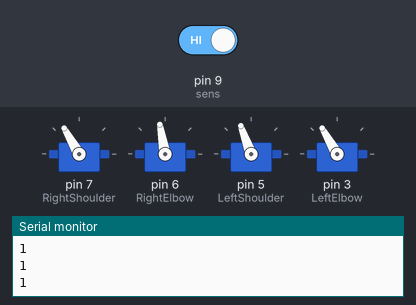
Bench run of a sketch on a simulated Arduino Uno, built with avr-gcc and run on an emulated ATmega328P. Shown: 4 × servo, the last lines printed to the serial monitor. The test bench sets the inputs (shaded band); at power-on: pin 9 (sens) HIGH.

Above: at 1.2 s.
1.3 s: pin 9 (sens) driven LOW
At 1.87 s:
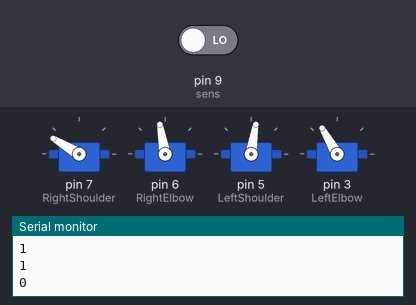
At 4.5 s:
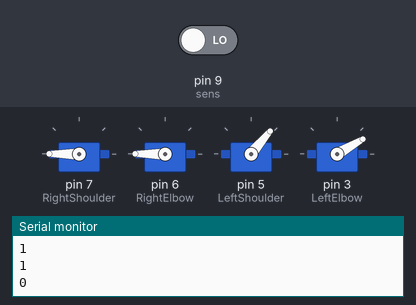
Timing chart, 0 to 16.3 s (numbered marks = the images above; inputs shaded):
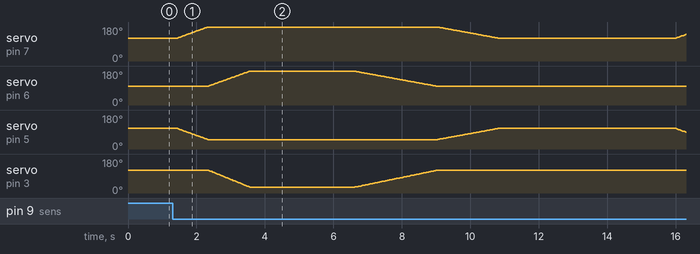

Measured:
- after the input at 1.3 s, servo on pin 6 (RightElbow): rises from 100° to 180° in 1.2 s, then falls to 100° in 5.4 s

The sketch:

FinalArmsSameTime.ino
```cpp
#include <Servo.h>

// Create a new servo object:
Servo RightShoulder;
Servo RightElbow;
Servo LeftShoulder;
Servo LeftElbow;

// Create a variable to store the servo position:
int angleRS = 0;
int angleRE = 0;
int angleLS = 0;
int angleLE = 0;


int sens = 9;

void setup() {
  Serial.begin(9600);
  pinMode(sens, INPUT);
  RightShoulder.attach(7);    // 110 to 180
  RightElbow.attach(6);       // 100 to 180
  LeftShoulder.attach(5);     // 110 to 50
  LeftElbow.attach(3);        // 120 to 30


  RightShoulder.write(120);
  RightElbow.write(100);
  LeftShoulder.write(110);
  LeftElbow.write(120);
}
void loop() {

  int Sens = digitalRead(sens);
  Serial.print(Sens);
  Serial.println(); // add linefeed after sending the last sensor value
  delay(100);

 if (Sens == 0) {

    //// Shoulders Up
    for ( angleRS = 120; angleRS <= 180; angleRS += 1) {
      RightShoulder.write(angleRS);
      angleLS =  round(map (angleRS, 120, 180, 110, 50));
      LeftShoulder.write(angleLS);
      delay(15);
    }


    //// Elbows In
    for ( angleRE = 100; angleRE <= 180; angleRE += 1) {
      RightElbow.write(angleRE);
      angleLE = round(map (angleRE, 100, 180, 120, 30));
      LeftElbow.write(angleLE);
      delay(15);
    }

    delay (3000);

    //// Elbows Out
    for (angleRE = 180; angleRE >= 100; angleRE -= 1) {
      RightElbow.write(angleRE);
      angleLE = round( map(angleRE, 180, 100, 30, 120));
      LeftElbow.write(angleLE);
      delay(30);
    }


    //// Shoulders Down
    for (angleRS = 180; angleRS >= 120; angleRS -= 1) {
      RightShoulder.write(angleRS);
      angleLS = round( map( angleRS, 180, 120, 50, 110));
      LeftShoulder.write(angleLS);
      delay(30);
    }

    delay(5000);

  }
}
//}
```
